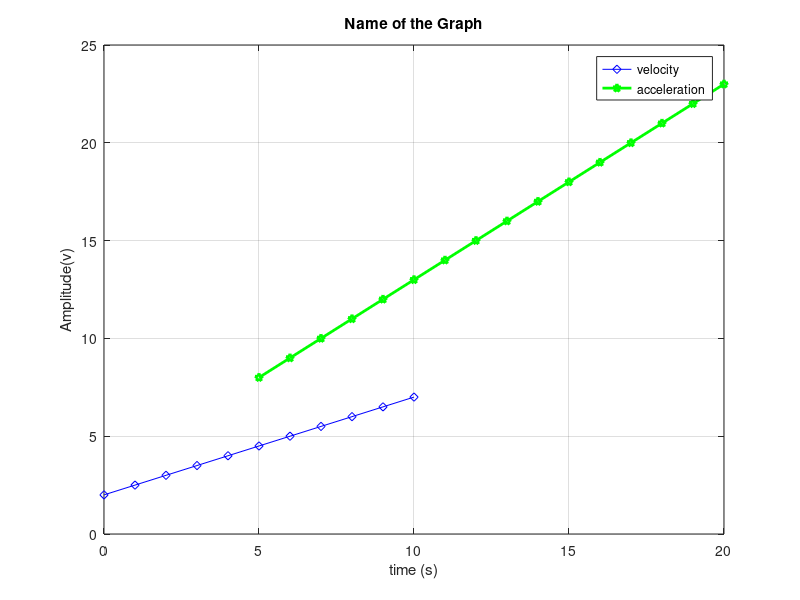

MATLAB code for this plot:
x1=0:10;
x2=5:20
m1=0.5;m2=1;
c1=2;c2=3;

y1=m1*x1+c1;
y2=m2*x2+c2;
plot(x1,y1,'-db',x2,y2,'-pg','linewidth',2)
% plot(x2,y2,'-tb','linewidth',3)
title('Name of the Graph')
xlabel('time (s)')
ylabel('Amplitude(v)')
% xlim([3 7])
% ylim([2 6])
grid on
legend('velocity','acceleration')


